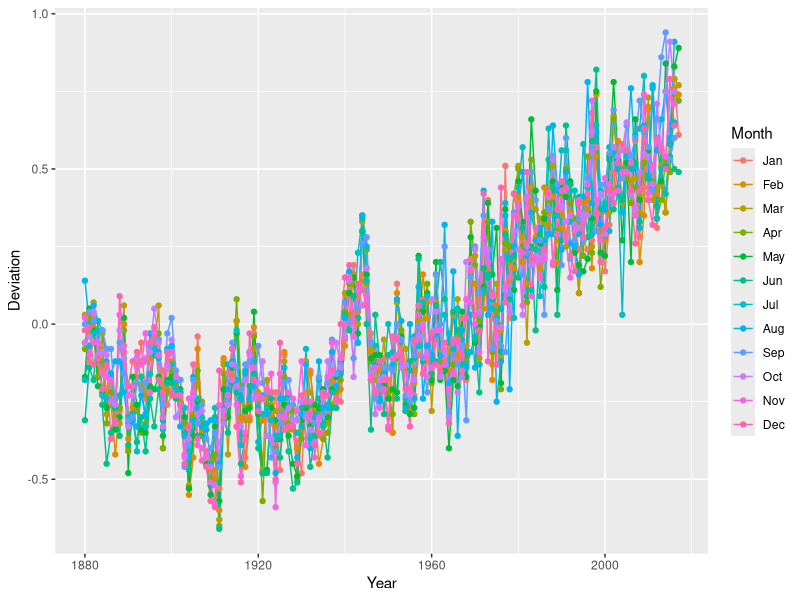
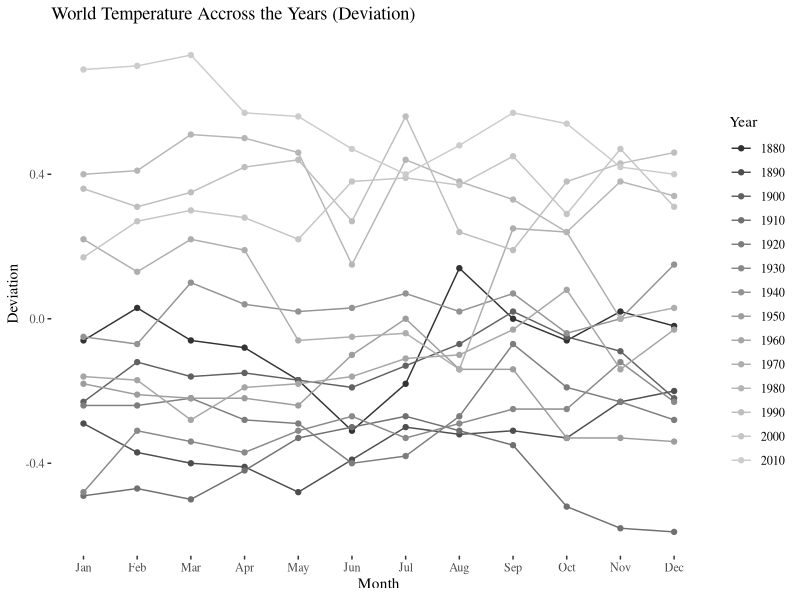
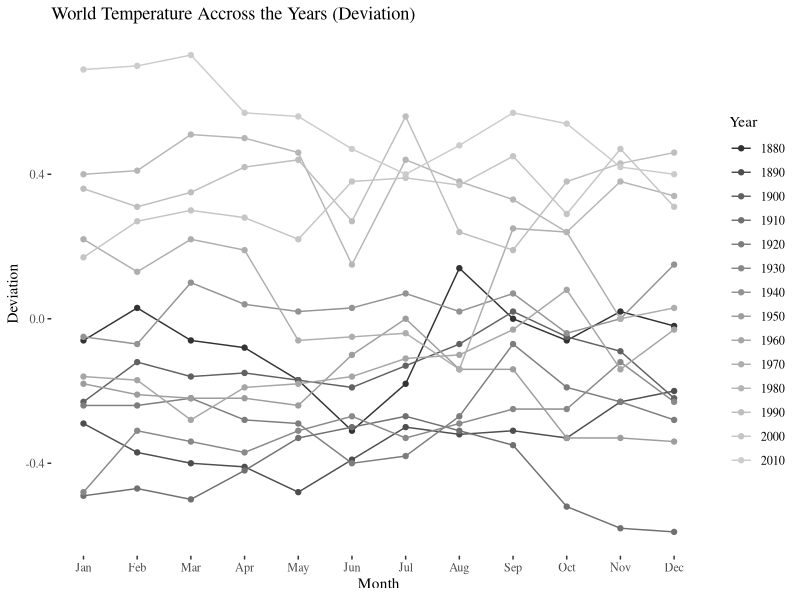

Reproduce these figures in R, in order.
library(dplyr)
library(tidyr)
library(ggplot2)
library(ggthemes)
library(scales)

df <- read.csv('SH.Ts+dSST.csv', skip = 1) %>% 
  select(-c(J.D, D.N, DJF, MAM, JJA, SON)) %>% 
  gather(Month, Deviation, -Year) %>% 
  mutate(Deviation = as.numeric(Deviation),
         Month = factor(Month, c("Jan", "Feb", "Mar", "Apr", "May", "Jun", "Jul", 
                                 "Aug", "Sep", "Oct", "Nov", "Dec"))) %>% 
  filter(complete.cases(.))

df %>% 
  ggplot(aes(x = Year, y = Deviation, colour = Month, group = Month)) +
  geom_line() + geom_point()

df %>% filter(Year %in% seq(1880, 2017, 10)) %>% 
  mutate(Year = factor(Year)) %>% 
  ggplot(aes(x = Month, y = Deviation, colour = Year, group = Year)) +
  geom_line() + geom_point() +
  scale_color_grey() +
  theme_tufte() +
  ggtitle('World Temperature Accross the Years (Deviation)')
  
ggsave('assignment.png', scale = 1.5)
